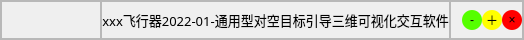
           <widget class="QFrame" name="menu_bar">
            <property name="minimumSize">
             <size>
              <width>0</width>
              <height>40</height>
             </size>
            </property>
            <property name="maximumSize">
             <size>
              <width>16777215</width>
              <height>40</height>
             </size>
            </property>
            <property name="frameShape">
             <enum>QFrame::StyledPanel</enum>
            </property>
            <property name="frameShadow">
             <enum>QFrame::Raised</enum>
            </property>
            <layout class="QHBoxLayout" name="horizontalLayout">
             <property name="spacing">
              <number>0</number>
             </property>
             <property name="leftMargin">
              <number>0</number>
             </property>
             <property name="topMargin">
              <number>0</number>
             </property>
             <property name="rightMargin">
              <number>0</number>
             </property>
             <property name="bottomMargin">
              <number>0</number>
             </property>
             <item>
              <widget class="QFrame" name="menu_app_bar">
               <property name="minimumSize">
                <size>
                 <width>100</width>
                 <height>0</height>
                </size>
               </property>
               <property name="maximumSize">
                <size>
                 <width>100</width>
                 <height>16777215</height>
                </size>
               </property>
               <property name="frameShape">
                <enum>QFrame::StyledPanel</enum>
               </property>
               <property name="frameShadow">
                <enum>QFrame::Raised</enum>
               </property>
               <layout class="QHBoxLayout" name="horizontalLayout_3">
                <property name="spacing">
                 <number>0</number>
                </property>
                <property name="leftMargin">
                 <number>0</number>
                </property>
                <property name="topMargin">
                 <number>0</number>
                </property>
                <property name="rightMargin">
                 <number>0</number>
                </property>
                <property name="bottomMargin">
                 <number>0</number>
                </property>
                <item>
                 <widget class="QPushButton" name="menu_icon_button">
                  <property name="maximumSize">
                   <size>
                    <width>30</width>
                    <height>30</height>
                   </size>
                  </property>
                  <property name="styleSheet">
                   <string notr="true">background:none;
border:none;
</string>
                  </property>
                  <property name="text">
                   <string/>
                  </property>
                  <property name="icon">
                   <iconset resource="res.qrc">
                    <normaloff>:/images/images/tech.ico</normaloff>:/images/images/tech.ico</iconset>
                  </property>
                  <property name="iconSize">
                   <size>
                    <width>30</width>
                    <height>30</height>
                   </size>
                  </property>
                 </widget>
                </item>
                <item>
                 <widget class="QPushButton" name="menu_save_button">
                  <property name="minimumSize">
                   <size>
                    <width>30</width>
                    <height>30</height>
                   </size>
                  </property>
                  <property name="maximumSize">
                   <size>
                    <width>30</width>
                    <height>30</height>
                   </size>
                  </property>
                  <property name="styleSheet">
                   <string notr="true">background:none;
border:none;
</string>
                  </property>
                  <property name="text">
                   <string/>
                  </property>
                  <property name="icon">
                   <iconset resource="res.qrc">
                    <normaloff>:/images/images/save.png</normaloff>:/images/images/save.png</iconset>
                  </property>
                  <property name="iconSize">
                   <size>
                    <width>30</width>
                    <height>30</height>
                   </size>
                  </property>
                 </widget>
                </item>
               </layout>
              </widget>
             </item>
             <item>
              <widget class="QFrame" name="menu_title">
               <property name="frameShape">
                <enum>QFrame::StyledPanel</enum>
               </property>
               <property name="frameShadow">
                <enum>QFrame::Raised</enum>
               </property>
               <layout class="QVBoxLayout" name="verticalLayout_4">
                <property name="spacing">
                 <number>0</number>
                </property>
                <property name="leftMargin">
                 <number>0</number>
                </property>
                <property name="topMargin">
                 <number>0</number>
                </property>
                <property name="rightMargin">
                 <number>0</number>
                </property>
                <property name="bottomMargin">
                 <number>0</number>
                </property>
                <item>
                 <widget class="QLabel" name="label">
                  <property name="font">
                   <font>
                    <family>Microsoft JhengHei Light</family>
                    <pointsize>10</pointsize>
                   </font>
                  </property>
                  <property name="text">
                   <string>xxx飞行器2022-01-通用型对空目标引导三维可视化交互软件</string>
                  </property>
                  <property name="alignment">
                   <set>Qt::AlignCenter</set>
                  </property>
                 </widget>
                </item>
               </layout>
              </widget>
             </item>
             <item>
              <widget class="QFrame" name="menu_function_bar">
               <property name="maximumSize">
                <size>
                 <width>150</width>
                 <height>16777215</height>
                </size>
               </property>
               <property name="frameShape">
                <enum>QFrame::StyledPanel</enum>
               </property>
               <property name="frameShadow">
                <enum>QFrame::Raised</enum>
               </property>
               <layout class="QHBoxLayout" name="horizontalLayout_2">
                <property name="spacing">
                 <number>0</number>
                </property>
                <property name="leftMargin">
                 <number>11</number>
                </property>
                <property name="topMargin">
                 <number>0</number>
                </property>
                <property name="rightMargin">
                 <number>0</number>
                </property>
                <property name="bottomMargin">
                 <number>0</number>
                </property>
                <item>
                 <widget class="QPushButton" name="min_button">
                  <property name="minimumSize">
                   <size>
                    <width>20</width>
                    <height>20</height>
                   </size>
                  </property>
                  <property name="maximumSize">
                   <size>
                    <width>20</width>
                    <height>20</height>
                   </size>
                  </property>
                  <property name="styleSheet">
                   <string notr="true">QPushButton{
	background-color:rgb(85, 255, 0);
	border-radius:10px;
}
QPushButton:hover{
	background-color:rgba(85, 255, 0,150);
	border-radius:10px;
}


</string>
                  </property>
                  <property name="text">
                   <string>-</string>
                  </property>
                 </widget>
                </item>
                <item>
                 <widget class="QPushButton" name="max_button">
                  <property name="minimumSize">
                   <size>
                    <width>20</width>
                    <height>20</height>
                   </size>
                  </property>
                  <property name="maximumSize">
                   <size>
                    <width>20</width>
                    <height>20</height>
                   </size>
                  </property>
                  <property name="styleSheet">
                   <string notr="true">QPushButton{
	background-color:rgb(255, 255, 0);
	border-radius:10px;
}
QPushButton:hover{
	background-color:rgba(255, 255, 150);
	border-radius:10px;
}

</string>
                  </property>
                  <property name="text">
                   <string>＋</string>
                  </property>
                 </widget>
                </item>
                <item>
                 <widget class="QPushButton" name="close_button">
                  <property name="minimumSize">
                   <size>
                    <width>20</width>
                    <height>20</height>
                   </size>
                  </property>
                  <property name="maximumSize">
                   <size>
                    <width>20</width>
                    <height>20</height>
                   </size>
                  </property>
                  <property name="styleSheet">
                   <string notr="true">QPushButton{
	background-color:rgb(255, 0, 0);
	border-radius:10px;
}
QPushButton:hover{
	background-color:rgba(255, 0, 0,150);
	border-radius:10px;
}
</string>
                  </property>
                  <property name="text">
                   <string>×</string>
                  </property>
                 </widget>
                </item>
               </layout>
              </widget>
             </item>
            </layout>
           </widget>
